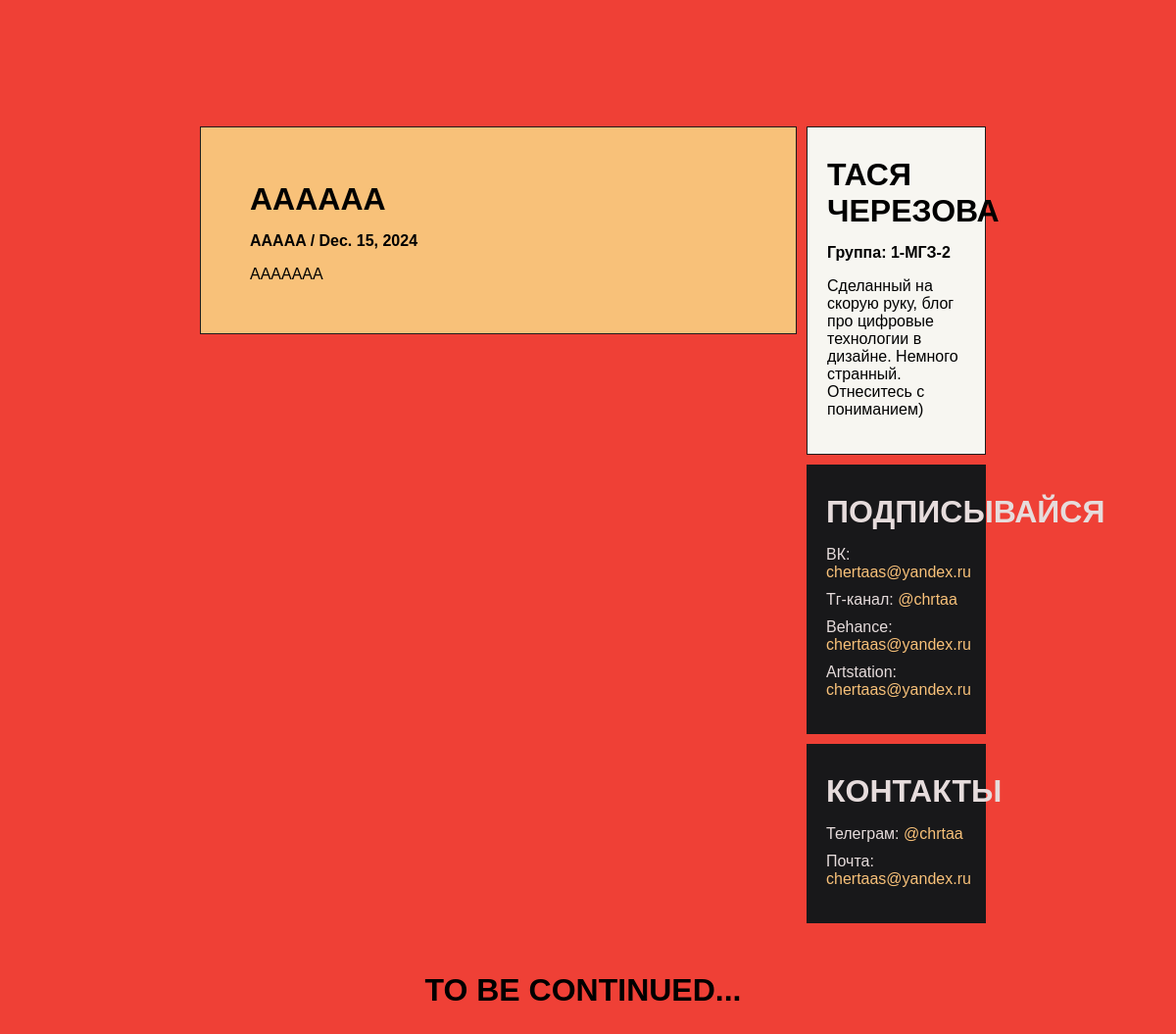
Before: /posts/comments (lower part) with the older database file.
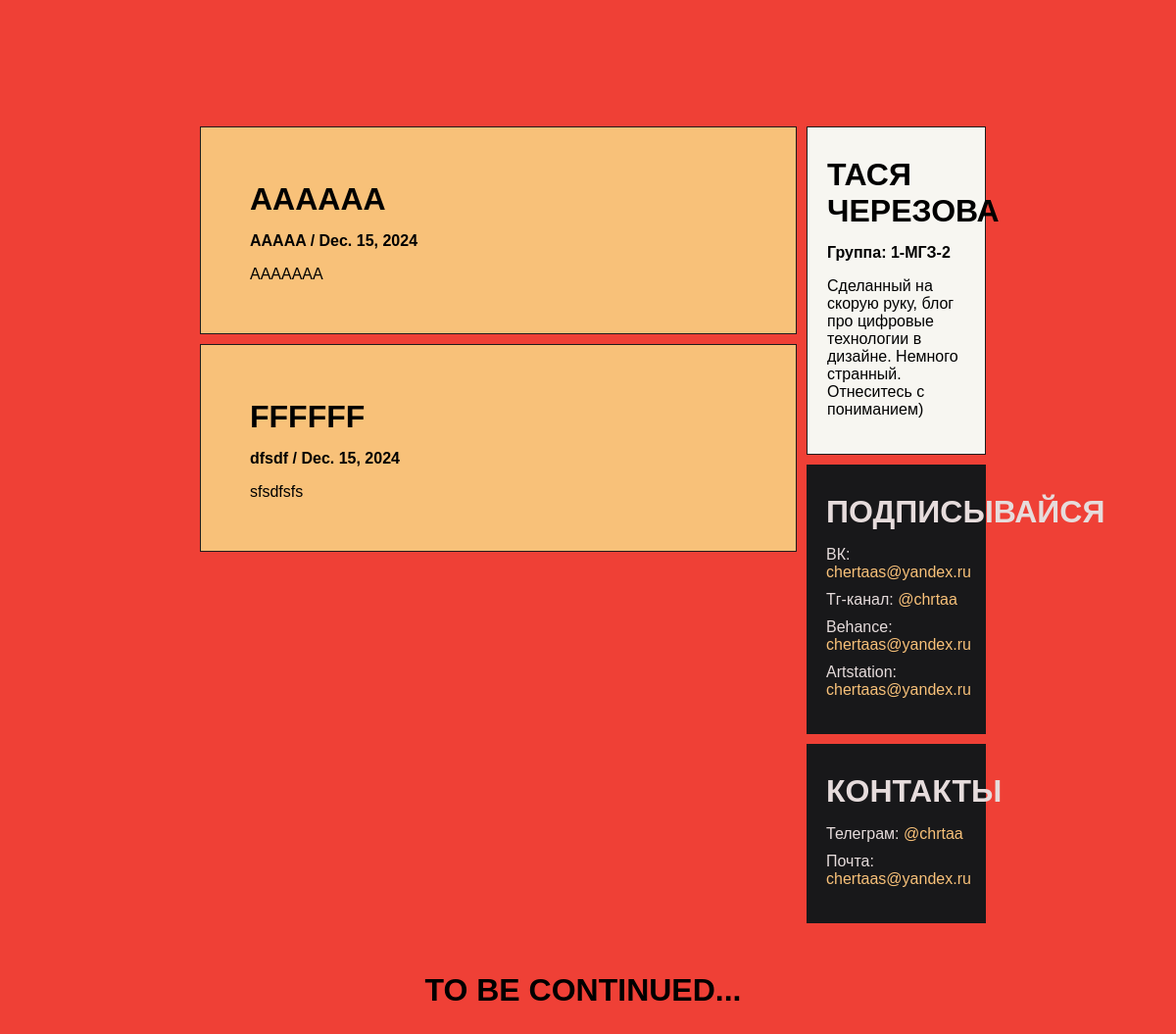
After: the same page with the newer database file.
### posts/models.py (models this page shows, shortened)
class News(models.Model):
    title = models.CharField(max_length=40, blank=False)
    description = models.CharField(max_length=100, blank=False)
    text = models.TextField(max_length=500, blank=False)
    date = models.DateField(default="2024-12-15")

### posts/views.py (the view)
# urls.py: path('', news),
def news(request):
    new = News.objects.all()
    title = "Блог"
    data = {"menu":MENU, "title":title, "new":new}
    return render(request, "./posts.html", context=data)

### templates/posts.html (shortened to what this page needs)
{% extends 'base.html' %}
{% load static %}
{% block  content %}
<div class="title">
</div>
<div class="row">
  <div class="leftcolumn">
      {% for el in new %}
    <button class="post" onclick="document.location='/post'">
        <div class="card">
          <h2>{{el.title}}</h2>
          <h4>{{el.description}} / {{el.date}} </h4>
          <p>{{el.text}}</p>
        </div>
      </button>
      {% endfor %}
  </div>
    <div class="rightcolumn">
    <div class="card color2">
      <h2>Тася Черезова</h2>
      <h4>Группа: 1-МГЗ-2</h4>
      <p>Сделанный на скорую руку, блог про цифровые технологии в дизайне. Немного странный. Отнеситесь с пониманием)</p>
    </div>
    <div class="card color1">
      <h2>Подписывайся</h2>
      <ul>
        <li>ВК: <a href="mailto:chertaas@yandex.ru">chertaas@yandex.ru</a></li>
        <li>Тг-канал: <a href="https://t.me/chrtaa">@chrtaa</a></li>
        <li>Behance: <a href="mailto:chertaas@yandex.ru">chertaas@yandex.ru</a></li>
        <li>Artstation: <a href="mailto:chertaas@yandex.ru">chertaas@yandex.ru</a></li>
      </ul>
    </div>
    <div class="card color1">
      <h2>Контакты</h2>
      <ul>
        <li>Телеграм: <a href="https://t.me/chrtaa">@chrtaa</a></li>
        <li>Почта: <a href="mailto:chertaas@yandex.ru">chertaas@yandex.ru</a></li>
      </ul>
    </div>
  </div>
</div>
<div class="footer">
  <h2>to be continued...</h2>
</div>
{% endblock %}

Changed rows visible on the page:
added News: title "FFFFFF", description "dfsdf", date "Dec. 15, 2024", text "sfsdfsfs"
